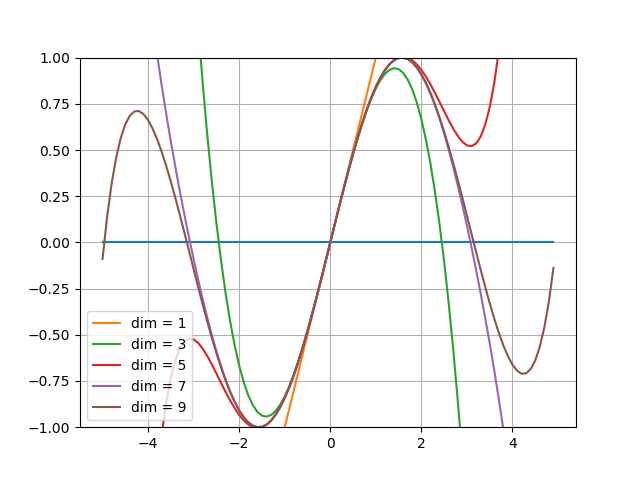

Python code for this plot:
#!/usr/bin/env python
# -*- coding: utf-8 -*-

import numpy as np
from matplotlib import pyplot as plt

def function(x):
	return np.sin(x)

def diff(x,n):
	r = n % 4
	if r == 1:
		return np.cos(x)
	elif r == 2:
		return -1 * np.sin(x)
	elif r == 3:
		return -1 * np.cos(x)
	elif r == 0:
		return np.sin(x)

def kaijou(n):
	k = 1
	if n == 0 or n == 1:
		return 1
	else:
		for i in range(1,n+1):
			k *= i
	return k

if __name__ == '__main__':
	'''	
	x = np.array([0 for i in range(100)])
	y = np.arange(-5,5,0.1)
	plt.plot(x,y)
	x = np.arange(-5,5,0.1)
	print x.shape[0]
	y = np.array([0 for i in range(100)])
	plt.plot(x,y)
	y = function(x)
	plt.plot(x,y,label = 'y = sin(x)')
	a = 1
	fp = diff(a)
	y = fp * (x - a) + function(a)
	plt.plot(x,y)
	plt.legend()
	plt.show()
	'''
	x = np.array([0 for i in range(100)])
	x = np.arange(-5,5,0.1)
	plt.ylim(ymin=-1,ymax=1)
	f = function([0 for i in range(100)])
	plt.plot(x,f)
	plt.grid(True)
	for i in range(1,10):
		print kaijou(i)
		if i % 2 != 0:
			f += ((diff(0,i) * pow(x,i)) / kaijou(i))
			plt.plot(x,f,label = 'dim = ' + str(i))
			plt.legend()
	plt.show()
